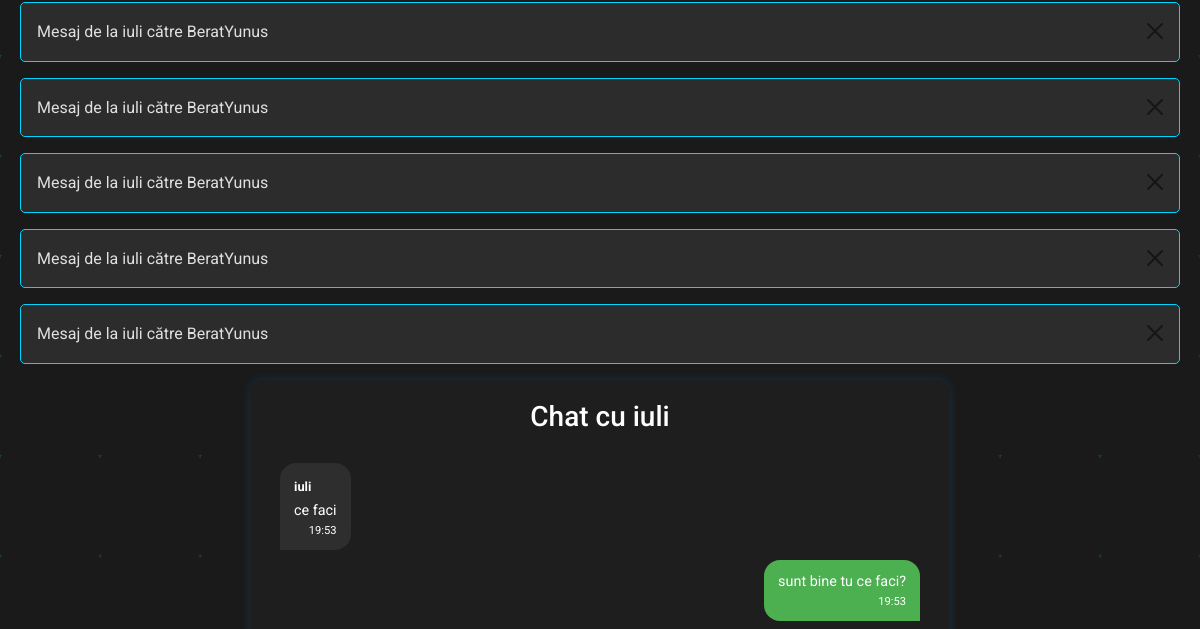
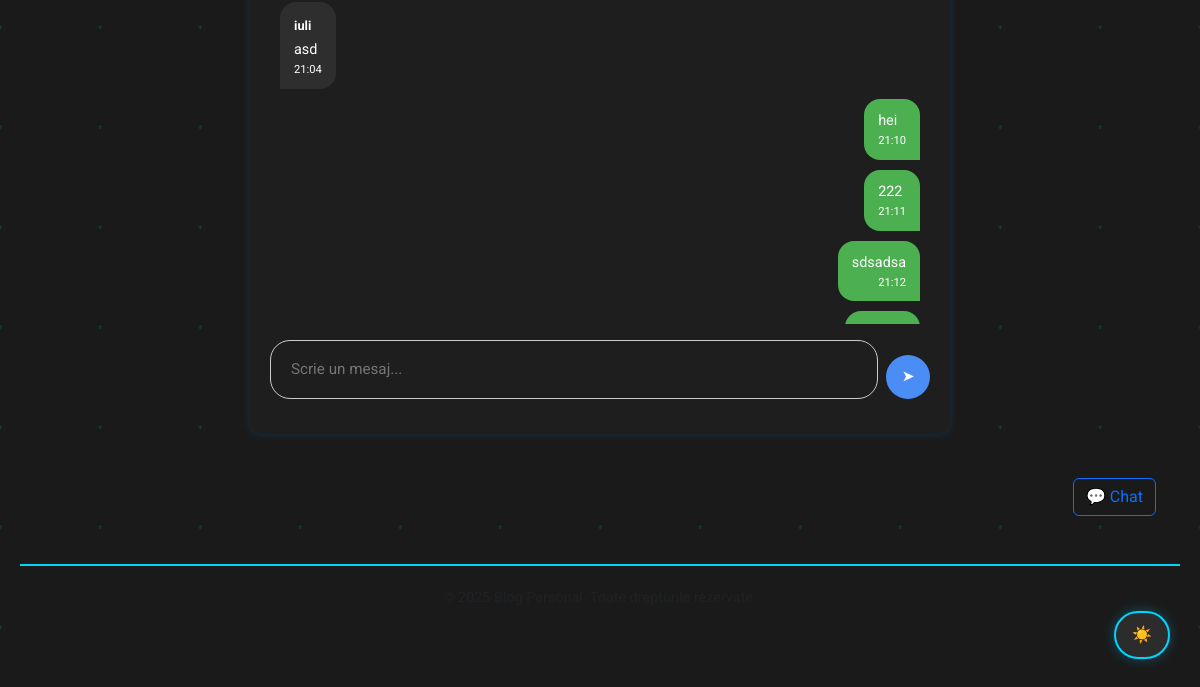
/chat/iuli/ (signed in, lower part), run on an earlier commit of the app's database (2 pictures, top to bottom).
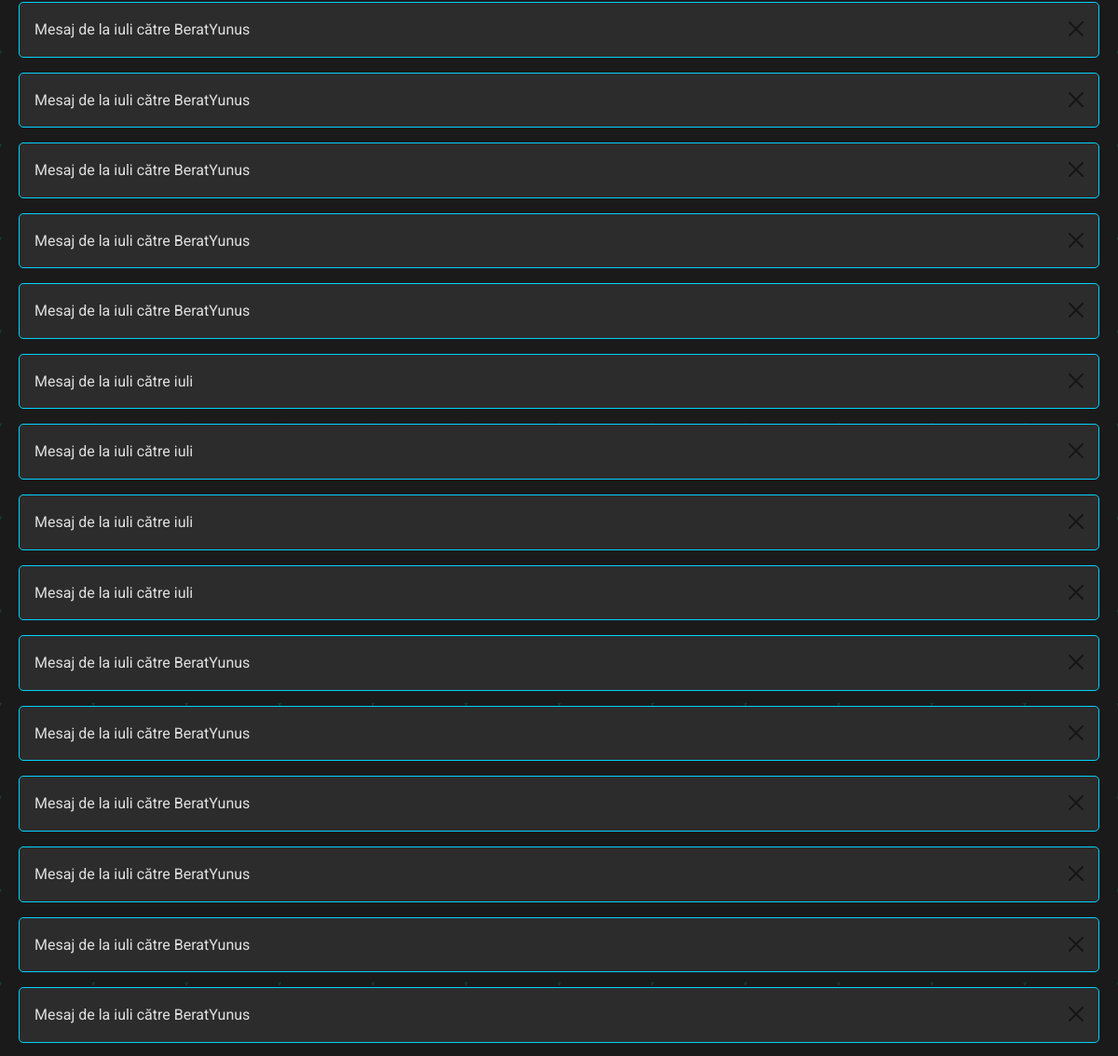
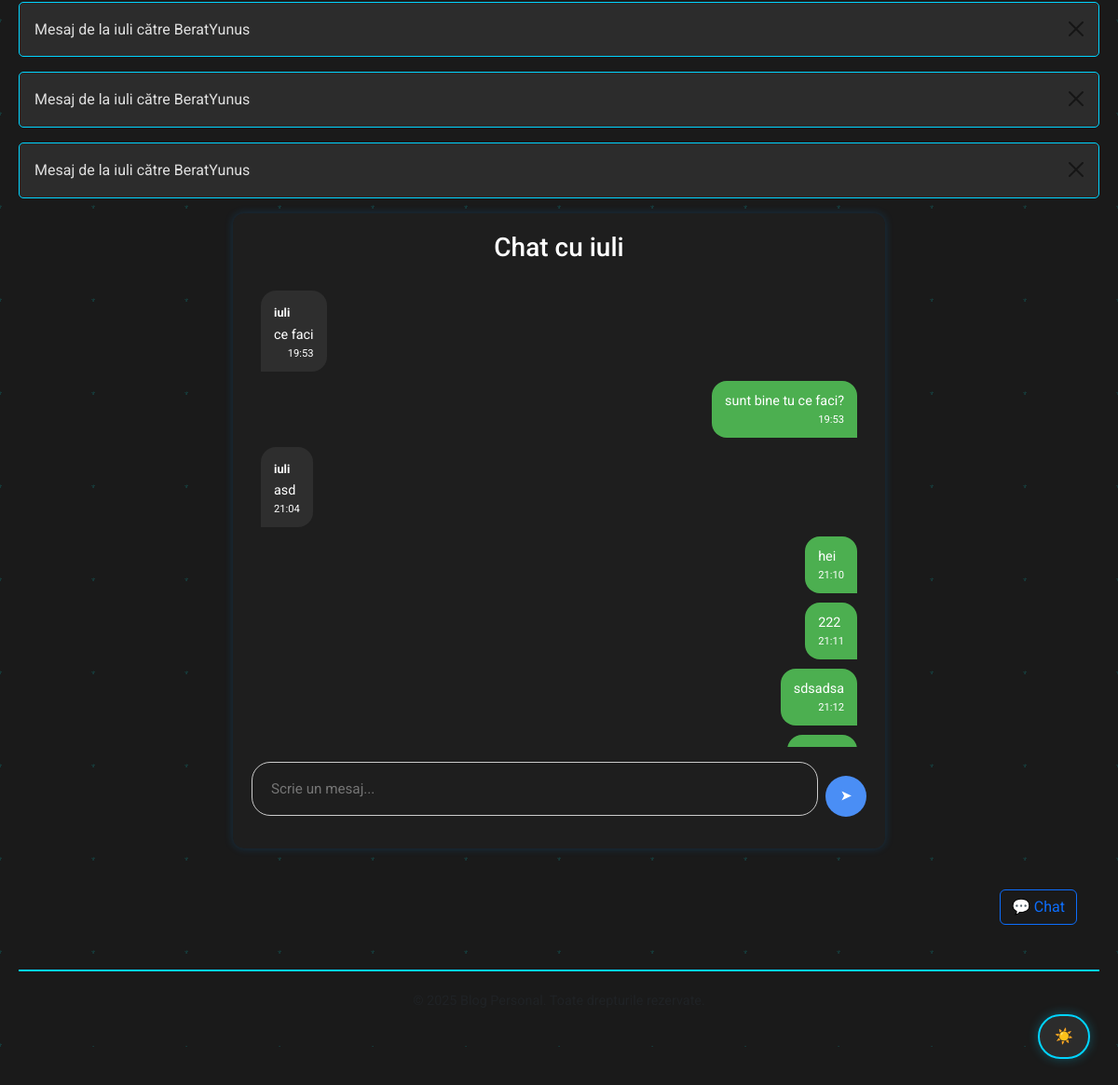
And on a later commit of the database (2 pictures, top to bottom).
### blog/models.py (models this page shows)
class Message(models.Model):
    sender = models.ForeignKey(User, on_delete=models.CASCADE, related_name='sent_messages')
    receiver = models.ForeignKey(User, on_delete=models.CASCADE, related_name='received_messages')
    content = models.TextField()
    timestamp = models.DateTimeField(auto_now_add=True)
    is_read = models.BooleanField(default=False)
    def __str__(self):
        return f'Mesaj de la {self.sender.username} către {self.receiver.username}'

### blog/views.py (the view)
# urls.py: path('chat/<str:username>/', views.chat_detail, name='chat_detail'),
@login_required
def chat_detail(request, username):
    receiver = get_object_or_404(User, username=username)
    messages = Message.objects.filter(
        sender__in=[request.user, receiver],
        receiver__in=[request.user, receiver]
    ).order_by('timestamp')
    if request.method == 'POST':
        content = request.POST.get('content')
        if content:
            Message.objects.create(sender=request.user, receiver=receiver, content=content)
            return redirect('chat_detail', username=receiver.username)
    return render(request, 'chat/chat_detail.html', {'receiver': receiver, 'messages': messages})

### templates/chat/chat_detail.html (shortened to what this page needs)
{% extends 'base.html' %}
{% block content %}
<div style="max-width: 700px; margin: 0 auto; background-color: #1e1e1e; border-radius: 12px; padding: 20px; box-shadow: 0 0 10px rgba(0, 150, 255, 0.2);">
    <h3 style="color: #fff; text-align: center; margin-bottom: 20px;">Chat cu {{ receiver.username }}</h3>
    <div style="max-height: 500px; overflow-y: auto; padding: 10px; display: flex; flex-direction: column; gap: 10px;">
        {% for message in messages %}
            {% if message.sender == request.user %}
                <div style="align-self: flex-end; background-color: #4caf50; color: white; padding: 10px 14px; border-radius: 16px 16px 0 16px; max-width: 70%;">
                    <div style="font-size: 0.9rem;">{{ message.content }}</div>
                    <div style="font-size: 0.7rem; text-align: right;">{{ message.timestamp|date:"H:i" }}</div>
                </div>
            {% else %}
                <div style="align-self: flex-start; background-color: #2e2e2e; color: white; padding: 10px 14px; border-radius: 16px 16px 16px 0; max-width: 70%;">
                    <strong style="font-size: 0.8rem;">{{ message.sender.username }}</strong><br>
                    <div style="font-size: 0.9rem;">{{ message.content }}</div>
                    <div style="font-size: 0.7rem; text-align: right;">{{ message.timestamp|date:"H:i" }}</div>
                </div>
            {% endif %}
        {% endfor %}
    </div>
<form method="post" style="display: flex; align-items: center; gap: 8px; margin-top: 1rem;">
  <input type="text" name="content"
         placeholder="Scrie un mesaj..."
         style="flex: 1;
                padding: 16px 20px;
                border-radius: 20px;
                border: 1px solid #ccc;
                background-color: #1e1e1e;
                color: #fff;
                font-size: 0.95rem;">
  <button type="submit"
          style="width: 44px;
                 height: 44px;
                 background-color: #4a8ef5;
                 color: white;
                 border: none;
                 border-radius: 50%;
                 font-size: 0.85rem;
                 font-weight: bold;
                 cursor: pointer;
                 display: flex;
                 align-items: center;
                 justify-content: center;">
    ➤
  </button>
</form>
</div>
<div id="chatMessages" style="max-height: 500px; overflow-y: auto; padding: 10px; display: flex; flex-direction: column; gap: 10px;">
{% endblock %}

### templates/base.html (shortened to what this page needs)
<!DOCTYPE html>
{% load static %}
<html lang="ro">
<head>
    <link href="https://cdn.jsdelivr.net/npm/bootstrap@5.3.0/dist/css/bootstrap.min.css" rel="stylesheet">
    <link rel="stylesheet" href="{% static 'css/style.css' %}">
    <link rel="stylesheet" href="{% static 'css/fix_author_styles.css' %}">
    <link rel="stylesheet" href="{% static 'css/animated_hero.css' %}">
</head>
<body>
    <nav class="navbar navbar-expand-lg navbar-light">
        <div class="container-fluid">
            <button id="toggleThemeBtn" class="btn btn-sm btn-outline-info ms-2">
                <span id="themeIcon">🌙</span>
            </button>
        </div>
    </nav>
    <div class="container mt-4">
        {% if messages %}
            {% for message in messages %}
                <div class="alert alert-{{ message.tags }} alert-dismissible fade show" role="alert">
                    {{ message }}
                    <button type="button" class="btn-close" data-bs-dismiss="alert" aria-label="Închide"></button>
                </div>
            {% endfor %}
        {% endif %}
        {% block content %}{% endblock %}
    </div>
    <div class="text-end me-4 mt-4">
        <a href="{% url 'chat_users' %}" class="btn btn-outline-primary">💬 Chat</a>
    </div>
    <footer class="text-center mt-5 mb-4 text-muted">
        <p>© 2025 Blog Personal. Toate drepturile rezervate.</p>
    </footer>
</body>
</html>

### static/css/style.css (style rules this page uses)
body { font-family: 'Segoe UI', sans-serif; background-color: #121212; color: #ffffff; margin: 0; padding: 0; transition: background-color 0.3s ease, color 0.3s ease; }
body { font-family: 'Roboto', sans-serif; background-color: #1a1a1a; color: #e0e0e0; line-height: 1.6; }
.navbar { background-color: #2c2c2c; box-shadow: 0 2px 4px rgba(0, 0, 0, 0.3); }
.container { max-width: 1200px; margin: 0 auto; padding: 20px; }
.text-muted { font-size: 0.9rem; color: #7f8c8d; }
.alert { background-color: #2c2c2c; color: #e0e0e0; border: 1px solid #00d4ff; border-radius: 5px; }
form input, form textarea { background-color: #333; color: #e0e0e0; border: 1px solid #00d4ff; border-radius: 5px; padding: 10px; width: 100%; margin-bottom: 15px; }
form button { width: 100%; padding: 10px; font-weight: 500; }
footer { background-color: #1a1a1a; color: #e0e0e0; padding: 20px; text-align: center; margin-top: 40px; border-top: 2px solid #00d4ff; }
#toggleThemeBtn { position: fixed; bottom: 30px; right: 30px; z-index: 9999; background-color: #2c2c2c; color: #00d4ff; border: 2px solid #00d4ff; padding: 10px 16px; border-radius: 50px; font-size: 1rem; box-shadow: 0 0 12px rgba(0, 212, 255, 0.3); transition: all 0.3s ease; cursor: pointer; }
body { --hero-title-color: #ffffff; --hero-sub-color: #cccccc; }
body { transition: background-color 0.5s ease, color 0.5s ease; }
body *, body *::before, body *::after { transition: all 0.4s ease; }
body::before { content: ""; position: fixed; top: 0; left: 0; width: 100%; height: 100%; z-index: -1; pointer-events: none; opacity: 0; background: linear-gradient(120deg, rgba(0, 255, 255, 0.2) 2px, transparent 2px), linear-gradient(240deg, rgba(0, 195, 255, 0.15) 2px, transparent 2px), linear-gradient(60deg, rgba(0, 255, 170, 0.1) 1px, transparent 1px); background-size: 100px 100px; background-repeat: repeat; animation: moveNeonLines 12s linear infinite; transition: opacity 0.8s ease, background-size 0.5s ease; filter: brightness(1.2) saturate(1.5); }
body:not(.light-mode)::before { opacity: 0.7; }

### static/css/fix_author_styles.css (style rules this page uses)
:root { --text-color-light: #111; --text-color-dark: #fff; --badge-bg-light: #eee; --badge-bg-dark: #333; }

What changed in the data, as far as the page shows it:
added Message: sender+receiver "Mesaj de la iuli către iuli"
added Message: sender+receiver "Mesaj de la iuli către iuli"
added Message: sender+receiver "Mesaj de la iuli către iuli"
added Message: sender+receiver "Mesaj de la iuli către iuli"
added Message: sender+receiver "Mesaj de la iuli către BeratYunus"
added Message: sender+receiver "Mesaj de la iuli către BeratYunus"
added Message: sender+receiver "Mesaj de la iuli către BeratYunus"
added Message: sender+receiver "Mesaj de la iuli către BeratYunus"
added Message: sender+receiver "Mesaj de la iuli către BeratYunus"
added Message: sender+receiver "Mesaj de la iuli către BeratYunus"
added Message: sender+receiver "Mesaj de la iuli către BeratYunus"
added Message: sender+receiver "Mesaj de la iuli către BeratYunus"
added Message: sender+receiver "Mesaj de la iuli către BeratYunus"
